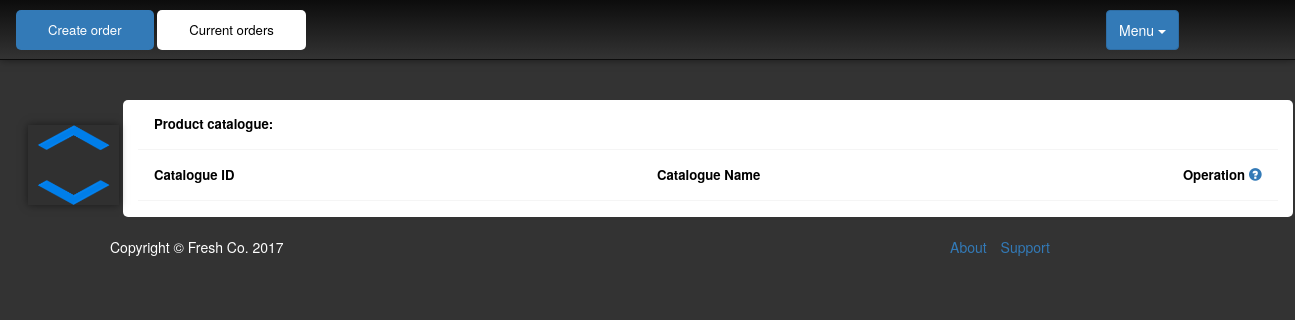
/admin/index.php?page=product&action=cata, run on an earlier commit of the app's database.
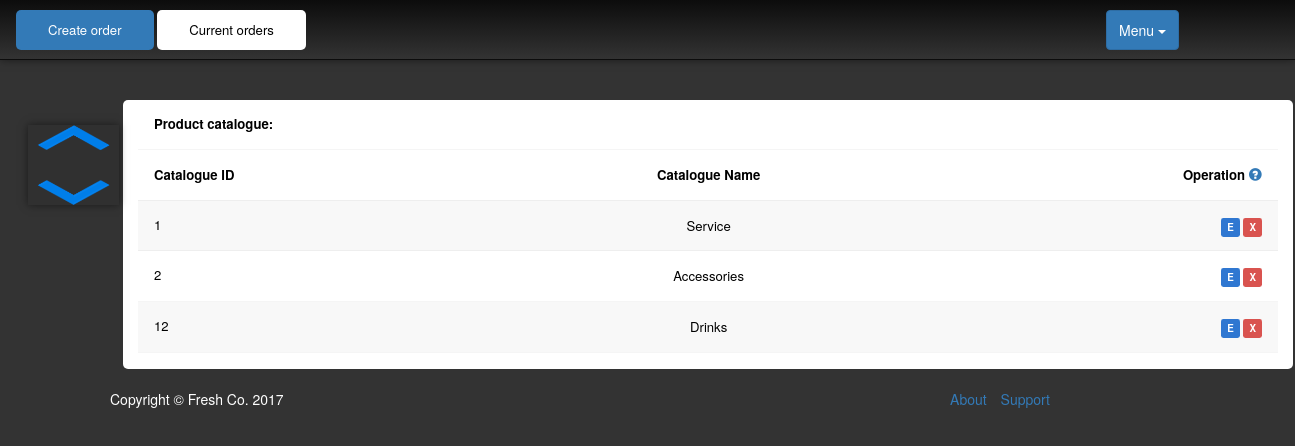
And on a later commit of the database.
### tables this page shows
CREATE TABLE IF NOT EXISTS `product_service` (
  `id` int(10) unsigned NOT NULL,
  `product_name` varchar(50) DEFAULT NULL,
  `Price` int(11) DEFAULT NULL,
  `type_id` int(11) DEFAULT NULL
);

### admin/inc/db.php (called while the page is built, shortened)
<?php
 class Mysql{
	function __construct(){
		$this->conn=$this->getConn();
	}
	function getConn(){
        $conn =  mysql_connect('localhost','root','0618') or die("Cannot connect to server".mysql_error());
        return $conn;
    }
	function fetch($result){
        $row = mysql_fetch_array($result);
        return $row;
    }
	function query($sql){
        $res = mysql_query($sql,$this->conn) or die(mysql_error());
		return $res;
	}
}
$mysql = new Mysql();
?>

### admin/product.php (the view, shortened to what the rows shown need)
<?php
if(isset($_GET['action'])){
	$action = $_GET['action'];
}else{
	$action = 'detail';
}
$sql_fcata = "select type_id,product_name from product_service where price IS NULL ORDER by type_id";
$result_fcata = $mysql->query($sql_fcata);
if($action == 'cata'){
?>
<div class="col-md-12 mainblocks">
	<table class ='table-stripped'>
		<thead>
			<th colspan='3'>Product catalogue:</th>
			<tr>
				<th>Catalogue ID</th>
				<th class='text-center'>Catalogue Name</th>
				<th class='text-right'>
					Operation <a href='javascript:void(0);' onclick="$('#helptip').toggle()" class="glyphicon glyphicon-question-sign icona"></a>
				</th>
			</tr>
		</thead>
		<tbody>
<?php
    while($row_fcata = $mysql->fetch($result_fcata)) {
        echo "<tr>
				<td>".$row_fcata['type_id']."</td>
				<td class='text-center'>".$row_fcata['product_name']." </td>
				<td class='text-right'>
					<a class='label label-primary' onclick=\"firm('Do you want to Edit this Product Type?','editCata{$row_fcata['type_id']}')\">E</a>
					<a class='label label-danger' onclick=\"firm('Do you want to Delete this Product Type and all of its sub product items?','deleteCata{$row_fcata['type_id']}')\">X</a>
				</td>
			</tr>";
    }
?>
		</tbody>
	</table>
</div>
<?php
}else if($action == 'detail'){
	$sql_fdetail = "select s.id,s.product_name as product_name,s.price,p.product_name AS product_type from product_service as s join product_service as p ON s.type_id = p.id WHERE s.price IS NOT NULL";
	    $result = $mysql->query($sql_fdetail);
?>
	<div class="col-md-12 mainblocks">
		<div class='helptip' id='helptip1' style="display:none;">
			<a class='label label-primary'>E</a> Edit /
			<a class='label label-danger'>X</a> Delete /
		</div>
		<table class ='table-stripped'>
			<thead>
				<th colspan='6'>Product Category:</th>
				<tr>
					<th>Product ID</th>
					<th>Product Name</th>
					<th>Product Price</th>
					<th>Product Type</th>
					<th>
						Operation <a href='javascript:void(0);' onclick="$('#helptip1').toggle()" class="glyphicon glyphicon-question-sign icona"></a>
					</th>
				</tr>
			</thead>
			<tbody>
<?php
        while($row = $mysql->fetch($result)) {
            echo "<tr>
					<td>".$row['id']."</td>
					<td>".$row['product_name']." </td>
					<td>&#165;".$row['price']." </td>
					<td>".$row['product_type']." </td>
					<td>
						<a class='label label-primary' onclick=\"firm('Do you want to Edit this product?','editproduct{$row['id']}')\">E</a>
						<a class='label label-danger' onclick=\"firm('Do you want to Delete this product?','deleteproduct{$row['id']}')\">X</a>
					</td>
				</tr>";
			echo "<form action='index.php?page=product&action=new' method='post' id='editproduct{$row['id']}'>
					<input type='hidden' name='origproductEdit' value='{$row['id']},{$row['product_name']},{$row['price']},{$row['product_type']}'/>
				</form>
				<form action='' method='post' id='deleteproduct{$row['id']}'>
					<input type='hidden' name='origproductDel' value='{$row['id']}'/>
				</form>";
        }
?>
			</tbody>
		</table>
	</div>
<?php
		if(isset($_POST['origproductDel'])){
			$sql_delproduct = "DELETE FROM product_service WHERE id = {$_POST['origproductDel']}";
			$mysql->query($sql_delproduct);
			echo "<script>window.location.href='index.php?page=product&action=detail';</script>";
		}
}else if($action == 'sold'){
	echo "<table class ='table-stripped'>";
	while($row_fcata = $mysql->fetch($result_fcata)) {
		$cata_id = $row_fcata['type_id'];
        $sql_finfo = "select id,s.product_name as product_name,s.price from product_service as s where s.type_id = ".$cata_id." and s.price IS NOT NULL;";
	    $result_finfo = $mysql->query($sql_finfo);
        echo "<th colspan='3' id=".$row_fcata['product_name'].">".$row_fcata['product_name']."</th>
				<tr>
					<td  class='text-centered'><b>Product Name</b></td>
					<td class='bold'>Price</td><td class='bold'>Quantity</td>
				</tr>";
		while($row_finfo = $mysql->fetch($result_finfo)) {
			echo "<tr>
					<td class='text-centered'>".$row_finfo['product_name']."</td>
					<td>&#165;".$row_finfo['price']." </td>";
            $productid = $row_finfo['id'];
            $sql_fquantity = "SELECT sum(quantity)as Quantity from order_product where product_id = ".$productid.";";
			$result_fquantity = $mysql->query($sql_fquantity);
  			while($row_fquantity = $mysql->fetch($result_fquantity)) {
		        echo "<td>".$row_fquantity['Quantity']."</td>
				</tr>";
		    }
	    }
    }echo "</table>";
}else if($action == 'new'){
	echo "<form action='submit.php' method='post'>
		<table>
			<th colspan='4'>
				<label>New Product&nbsp;<input type='radio' name='isCata' value='product' onclick='refresh()' checked>&nbsp; &nbsp;</label><label>&nbsp; &nbsp;
				New Product Category <input type='radio' name='isCata' value='cata' onclick='hideCata()'></label>
			</th>
		<script>
			function refresh(){
				window.location.href='index.php?page=product&action=new';
			}
			function hideCata(){
				var cata = document.getElementsByClassName('hideCata');
				document.getElementsByName('price')[0].required = false;
				for(var i = 0; i < cata.length;i++){
					cata[i].style.display = 'none';
				}
			}
		</script>";
	$sql_LastproductID = 'SELECT id FROM product_service ORDER BY id DESC LIMIT 1';
	$productId = $mysql->fetch($mysql->query($sql_LastproductID))[0]+1;
	echo"		<tr>
				<td class='bold' class='width-2'>Product ID</td>
				<td class='width-2'>
					<input type='number' name='origId' maxlength='6' value='$productId' disabled='disabled'/>
					<input type='hidden' name='cataId' value='$productId' />
				</td>
			</tr>
			<tr>
				<td class='bold'>Name<span class='req'> *</span></td>
				<td>
					<input type='text' maxlength='30' name='productName' required/>
				</td>
				<td class='bold'><span class='hideCata'>Product Type<span class='req'> *</span></span></td>
				<td class='width-4'><span class='hideCata'>
					<div style='margin-left:-200px;'><b>Catalogue:</b>
						<select name='productCata' class='width-6'>";
	$sql_productCata = "SELECT type_id,product_name FROM product_service WHERE price is NULL ORDER BY product_name";
	$result_productCata = $mysql->query($sql_productCata);
	$productCata = array();
		while($row = $mysql->fetch($result_productCata)) {
			echo "<option value={$row['type_id']}>{$row['product_name']}</option>";
			$productCata[$row['product_name']] = $row['type_id'];
		}
	echo"				</select>
					</div></span>
				</td>
			</tr>
			<tr>
				<td class='bold'><span class='hideCata'>Price<span class='req'> *</span></span></td>
				<td><span class='hideCata'>
					<label>&#165;&nbsp;</label><input type='number' min='0' max='999' name='price' required/>
				</span></td>
			</tr>
		</table>
		<div class='text-right'>
			<button class='submit' type='primary' name='submit'>Submit</button>
		</div>
	</form>";
	if(isset($_POST['origproductEdit'])){
		$origproduct = explode(',',$_POST['origproductEdit']);
		echo "<script>
				document.getElementsByName('isCata')[1].disabled = true;
				var productid = document.getElementsByName('origId')[0];
				document.getElementsByName('cataId')[0].disabled = true;
				productid.disabled=false;
				productid.value = {$origproduct[0]};
				productid.onchange = function(){
					productid.value = {$origproduct[0]};
				}
				document.getElementsByName('productName')[0].value = '{$origproduct[1]}';
				document.getElementsByName('price')[0].value = '{$origproduct[2]}';
				document.getElementsByName('productCata')[0].value = '{$productCata[$origproduct[3]]}';
			</script>";
	}else if(isset($_POST['origCataEdit'])){
		$origCata = explode(',',$_POST['origCataEdit']);
		echo "<script>
				hideCata();
				document.getElementsByName('isCata')[0].disabled = true;
				document.getElementsByName('isCata')[1].checked = true;
				var productid = document.getElementsByName('origId')[0];
				document.getElementsByName('cataId')[0].disabled = true;
				productid.disabled=false;
				productid.value = {$origCata[0]};
				productid.onchange = function(){
					productid.value = {$origCata[0]};
				};
				document.getElementsByName('productName')[0].value = '{$origCata[1]}';
			</script>";
	}
}else if($action== 'weekly'){
	$timeres = $mysql->fetch($mysql->query('select year(now()),week(now(),1)'));
	$weeknum = $timeres[1];
	$yearnum = $timeres[0];
	echo "<div class='my_show'>
			<form method='post' action='index.php?page=product&action=weekly'>
				Week:<input type='number' name='weeknum' id='weeknum' placeholder='Week' min='0' max='53' value='$weeknum'/>
				Year:<input type='number' name='yearnum' id='yearnum' placeholder='Year' min='2010' max='$yearnum' value='$yearnum'/>
				<button type='submit' value='OK' class='my_hidden'>OK</button>
			</form>";
	if(isset($_POST['weeknum'])&&$_POST['weeknum']!=''){$weeknum = inputCheck($_POST['weeknum']);}
	if(!empty($_POST['yearnum'])){$yearnum = inputCheck($_POST['yearnum']);}
	echo "<script>
			document.getElementById('weeknum').value = $weeknum;
			document.getElementById('yearnum').value = $yearnum;
		</script>";
	$sql_subdate = "select DATE_ADD('$yearnum-01-01',INTERVAL (7*$weeknum-WEEKDAY('$yearnum-01-01')) DAY) AS start, DATE_ADD(DATE_ADD('$yearnum-01-01',INTERVAL (7*$weeknum-WEEKDAY('$yearnum-01-01')) DAY),INTERVAL 5 DAY) AS end;";
	$subdate = $mysql->fetch($mysql->query($sql_subdate));
	echo "<table class ='table-stripped'>
			<th style='font-size:1.6em' class='text-centered' colspan='10'>Weekly's selling Product Diary: {$subdate['start']} to {$subdate['end']}</th>";
	while($row_fcata = $mysql->fetch($result_fcata)) {
		$cata_id = $row_fcata['type_id'];
        $sql_finfo = "SELECT id,s.product_name AS product_name,s.price FROM product_service AS s WHERE s.type_id = ".$cata_id." AND s.price IS NOT NULL;";
	    $result_finfo = $mysql->query($sql_finfo);
        echo "<tr id='{$row_fcata['product_name']}'>
				<td class='text-centered'><b style='font-size:1.2em;'>{$row_fcata['product_name']}</b></td>
				<td class='bold'>Price</td>
				<td class='bold'>Monday</td>
				<td class='bold'>Tuesday</td>
				<td class='bold'>Wednesday</td>
				<td class='bold'>Thursday</td>
				<td class='bold'>Friday</td>
				<td class='bold'>Saturday</td>
				<td class='bold'>Sunday</td>
				<td class='bold'>Quantity</td>
			</tr>";
		while($row_finfo = $mysql->fetch($result_finfo)) {
			echo "<tr>
					<td class='text-centered'>".$row_finfo['product_name']."</td>
					<td>&#165;".$row_finfo['price']." </td>
					<td id='1_{$row_finfo['id']}'></td>
					<td id='2_{$row_finfo['id']}'></td>
					<td id='3_{$row_finfo['id']}'></td>
					<td id='4_{$row_finfo['id']}'></td>
					<td id='5_{$row_finfo['id']}'></td>
					<td id='6_{$row_finfo['id']}'></td>
					<td id='7_{$row_finfo['id']}'></td>
					<td id='q_{$row_finfo['id']}'>0</td>
				</tr>";
	    }echo "<tr>
					<td class='text-centered'>TOTAL</td>
					<td></td>
					<td>&#165;<span id='1_c$cata_id'>0</span></td>
					<td>&#165;<span id='2_c$cata_id'>0</span></td>
					<td>&#165;<span id='3_c$cata_id'>0</span></td>
					<td>&#165;<span id='4_c$cata_id'>0</span></td>
					<td>&#165;<span id='5_c$cata_id'>0</span></td>
					<td>&#165;<span id='6_c$cata_id'>0</span></td>
					<td>&#165;<span id='7_c$cata_id'>0</span></td>
					<td id='q_c$cata_id'>0</td>
				</tr>
				<tr>
					<td class='text-centered'><b>Total Week: </b></td>
					<td><kbd>&#165;<span id='total_$cata_id'>0</span></kbd></td>
				<tr/>";
	}
	echo "<tr>
			<td class='fat'><b>AMOUNT TOTAL:&nbsp; &nbsp; <samp>&#165;<span id='total_all'>0</span></b></samp></td>
			<td></td>
			<td>&#165;<span id='day1'>0</span></td>
			<td>&#165;<span id='day2'>0</span></td>
			<td>&#165;<span id='day3'>0</span></td>
			<td>&#165;<span id='day4'>0</span></td>
			<td>&#165;<span id='day5'>0</span></td>
			<td>&#165;<span id='day6'>0</span></td>
			<td>&#165;<span id='day7'>0</span></td>
		  </tr>
		</table>
	</div>";
	for($dayweek=2;$dayweek<9;$dayweek++){
		$sql="select of.product_id,sum(quantity),sum(quantity)*fc.price,fc.type_id from order_product as of join product_service as fc ON of.product_id = fc.id where order_id in (select id from orders where week(date,1) = $weeknum and year(date)=$yearnum and DAYOFWEEK(date) = $dayweek) group by product_id";
		$res = $mysql->query($sql);
		$zhou = $dayweek - 1;
		while($row = $mysql->fetch($res)){
			echo "<script>
					changeQuan('{$zhou}_{$row[0]}',{$row[1]});
					addQuan('q_{$row[0]}',{$row[1]});
					addQuan('{$zhou}_c{$row[3]}',{$row[2]});
					addQuan('q_c{$row[3]}',{$row[1]});
					addQuan('total_{$row[3]}',{$row[2]});
					addQuan('total_all',{$row[2]});
					addQuan('day{$zhou}',{$row[2]});
				</script>";
		}
	}
}
?>

What changed in the data, as far as the page shows it:
added product_service: type "1", product_name "Service"
added product_service: type "2", product_name "Accessories"
added product_service: type "12", product_name "Drinks"
